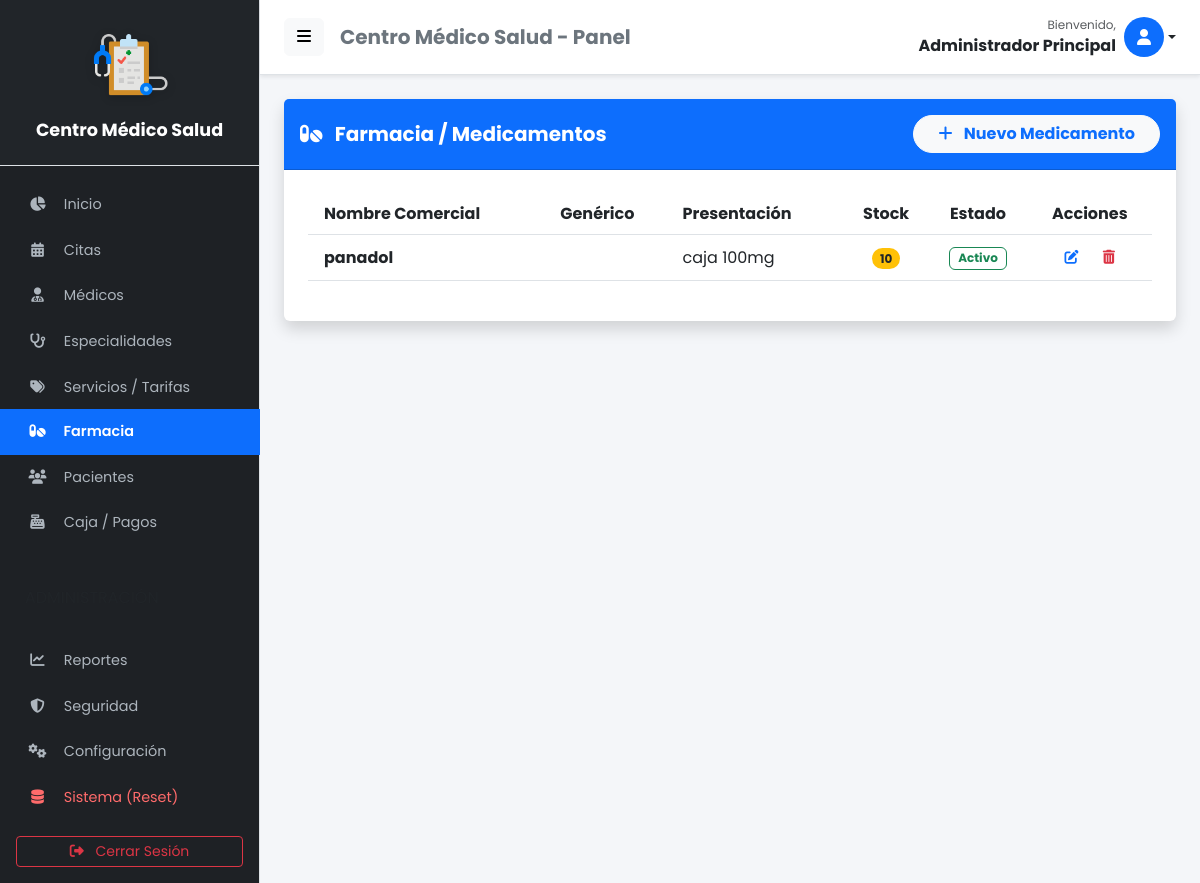
The app's page /medicamentos (signed in) with its own data.
### tables this page shows
CREATE TABLE IF NOT EXISTS `configuracion` (
  `id` int NOT NULL,
  `nombre_clinica` varchar(100) DEFAULT NULL,
  `direccion` varchar(255) DEFAULT NULL,
  `telefono` varchar(50) DEFAULT NULL,
  `email` varchar(100) DEFAULT NULL,
  `moneda` varchar(5) DEFAULT 'S/.',
  `logo` varchar(255) DEFAULT NULL,
  PRIMARY KEY (`id`)
);

CREATE TABLE IF NOT EXISTS `medicamentos` (
  `id_medicamento` int NOT NULL AUTO_INCREMENT,
  `nombre_comercial` varchar(100) NOT NULL,
  `nombre_generico` varchar(100) DEFAULT NULL,
  `presentacion` varchar(50) DEFAULT NULL,
  `stock` int DEFAULT '0',
  `estado` enum('Activo','Inactivo') DEFAULT 'Activo',
  PRIMARY KEY (`id_medicamento`)
);

### app/controllers/MedicamentoController.php (called while the page is built, shortened)
<?php
require_once APP_ROOT . '/models/Medicamento.php';
class MedicamentoController {
    public function index() {
        $database = new Database();
        $db = $database->connect();
        $medModel = new Medicamento($db);
        $resultado = $medModel->leer();
        require_once APP_ROOT . '/views/admin/medicamentos.php';
    }
}

### app/models/Configuracion.php (called while the page is built, shortened)
<?php
class Configuracion {
    private $conn;
    private $table = 'configuracion';
    public function __construct($db) {
        $this->conn = $db;
    }
    public function obtener() {
        $query = "SELECT * FROM " . $this->table . " WHERE id = 1";
        $stmt = $this->conn->prepare($query);
        $stmt->execute();
        return $stmt->fetch(PDO::FETCH_ASSOC);
    }
}

### app/models/Medicamento.php (called while the page is built, shortened)
<?php
class Medicamento {
    private $conn;
    private $table = 'medicamentos';
    public function __construct($db) {
        $this->conn = $db;
    }
    public function leer() {
        $query = "SELECT * FROM " . $this->table . " ORDER BY nombre_comercial ASC";
        $stmt = $this->conn->prepare($query);
        $stmt->execute();
        return $stmt;
    }
}

### app/views/admin/medicamentos.php (the view, shortened to what this page needs)
<?php require_once APP_ROOT . '/views/layouts/header.php'; ?>
<div class="card shadow border-0 mb-4">
    <div class="card-header bg-primary text-white d-flex justify-content-between align-items-center py-3">
        <h5 class="mb-0 fw-bold"><i class="fas fa-pills me-2"></i> Farmacia / Medicamentos</h5>
        <?php if($_SESSION['user_role_id'] == 1):  ?>
        <button class="btn btn-light text-primary fw-bold rounded-pill px-4" data-bs-toggle="modal" data-bs-target="#modalCrear">
            <i class="fas fa-plus me-2"></i> Nuevo Medicamento
        </button>
        <?php endif; ?>
    </div>
    <div class="card-body p-4">
        <div class="table-responsive">
            <table class="table table-hover align-middle" id="tablaPro">
                <thead class="bg-light">
                    <tr>
                        <th class="ps-3">Nombre Comercial</th>
                        <th>Genérico</th>
                        <th>Presentación</th>
                        <th class="text-center">Stock</th>
                        <th class="text-center">Estado</th>
                        <?php if($_SESSION['user_role_id'] == 1): ?>
                        <th class="text-center">Acciones</th>
                        <?php endif; ?>
                    </tr>
                </thead>
                <tbody>
                    <?php if($resultado->rowCount() > 0): ?>
                        <?php while($row = $resultado->fetch(PDO::FETCH_ASSOC)): ?>
                        <tr>
                            <td class="ps-3 fw-bold text-dark"><?php echo $row['nombre_comercial']; ?></td>
                            <td class="text-muted"><?php echo $row['nombre_generico']; ?></td>
                            <td><?php echo $row['presentacion']; ?></td>
                            <td class="text-center">
                                <?php if($row['stock'] > 10): ?>
                                    <span class="badge bg-success rounded-pill"><?php echo $row['stock']; ?></span>
                                <?php elseif($row['stock'] > 0): ?>
                                    <span class="badge bg-warning text-dark rounded-pill"><?php echo $row['stock']; ?></span>
                                <?php else: ?>
                                    <span class="badge bg-danger rounded-pill">Agotado</span>
                                <?php endif; ?>
                            </td>
                            <td class="text-center">
                                <?php if($row['estado'] == 'Activo'): ?>
                                    <span class="badge bg-soft-success text-success border border-success bg-opacity-10">Activo</span>
                                <?php else: ?>
                                    <span class="badge bg-secondary">Inactivo</span>
                                <?php endif; ?>
                            </td>
                            <?php if($_SESSION['user_role_id'] == 1): ?>
                            <td class="text-center">
                                <button class="btn btn-sm btn-outline-primary border-0 me-1"
                                        data-bs-toggle="modal" data-bs-target="#modalEditar"
                                        onclick="cargarDatos('<?php echo $row['id_medicamento']; ?>', '<?php echo $row['nombre_comercial']; ?>', '<?php echo $row['nombre_generico']; ?>', '<?php echo $row['presentacion']; ?>', '<?php echo $row['stock']; ?>', '<?php echo $row['estado']; ?>')">
                                    <i class="fas fa-edit"></i>
                                </button>
                                <a href="#" onclick="confirmarEliminacion(<?php echo $row['id_medicamento']; ?>)" class="btn btn-sm btn-outline-danger border-0">
                                    <i class="fas fa-trash-alt"></i>
                                </a>
                            </td>
                            <?php endif; ?>
                        </tr>
                        <?php endwhile; ?>
                    <?php endif; ?>
                </tbody>
            </table>
        </div>
    </div>
</div>
<?php require_once APP_ROOT . '/views/layouts/footer.php'; ?>

### app/views/layouts/header.php (shortened to what this page needs)
<?php
$rol = $_SESSION['user_role_id'] ?? 0;
$nombreUsuario = $_SESSION['user_name'] ?? 'Usuario';
$db_header = new Database();
$conn_header = $db_header->connect();
$configModel_header = new Configuracion($conn_header);
$empresa_header = $configModel_header->obtener();
$nombre_app = !empty($empresa_header['nombre_clinica']) ? $empresa_header['nombre_clinica'] : 'Centro Médico Salud';
$logo_app = !empty($empresa_header['logo']) ? $empresa_header['logo'] : null;
?>
<!DOCTYPE html>
<html lang="es">
<head>
    <link href="https://cdn.jsdelivr.net/npm/bootstrap@5.3.0/dist/css/bootstrap.min.css" rel="stylesheet">
    <link rel="stylesheet" href="https://cdnjs.cloudflare.com/ajax/libs/font-awesome/6.4.0/css/all.min.css">
    <link rel="stylesheet" href="https://cdn.datatables.net/1.13.4/css/dataTables.bootstrap5.min.css">
    <link rel="stylesheet" href="https://cdn.datatables.net/buttons/2.3.6/css/buttons.bootstrap5.min.css">
    <link href="https://cdn.jsdelivr.net/npm/select2@4.1.0-rc.0/dist/css/select2.min.css" rel="stylesheet" />
    <link rel="stylesheet" href="https://cdn.jsdelivr.net/npm/sweetalert2@11/dist/sweetalert2.min.css">
</head>
<body>
    <div class="d-flex" id="wrapper">
        <div class="border-end" id="sidebar-wrapper">
            <div class="sidebar-heading border-bottom bg-dark sidebar-logo-container">
                <?php if ($logo_app && file_exists(APP_ROOT . '/../public/uploads/' . $logo_app)): ?>
                    <img src="<?php echo BASE_URL; ?>/uploads/<?php echo htmlspecialchars($logo_app); ?>" alt="Logo"
                        class="sidebar-logo-img">
                <?php else: ?>
                    <div class="mb-2"><i class="fas fa-hospital-user fa-2x text-light"></i></div>
                <?php endif; ?>
                <div class="sidebar-title mt-2"><?php echo htmlspecialchars($nombre_app); ?></div>
            </div>
            <div class="list-group list-group-flush pt-3">
                <a href="<?php echo BASE_URL; ?>/home"
                    class="list-group-item list-group-item-action <?php echo strpos($_SERVER['REQUEST_URI'], '/home') !== false ? 'active' : ''; ?>">
                    <i class="fas fa-chart-pie"></i> Inicio
                </a>
                <a href="<?php echo BASE_URL; ?>/citas"
                    class="list-group-item list-group-item-action <?php echo strpos($_SERVER['REQUEST_URI'], '/citas') !== false ? 'active' : ''; ?>">
                    <i class="fas fa-calendar-alt"></i> Citas
                </a>
                <?php if ($rol == 1 || $rol == 4): ?>
                    <a href="<?php echo BASE_URL; ?>/medicos"
                        class="list-group-item list-group-item-action <?php echo strpos($_SERVER['REQUEST_URI'], '/medicos') !== false ? 'active' : ''; ?>">
                        <i class="fas fa-user-md"></i> Médicos
                    </a>
                    <a href="<?php echo BASE_URL; ?>/especialidades"
                        class="list-group-item list-group-item-action <?php echo strpos($_SERVER['REQUEST_URI'], '/especialidades') !== false ? 'active' : ''; ?>">
                        <i class="fas fa-stethoscope"></i> Especialidades
                    </a>
                    <a href="<?php echo BASE_URL; ?>/servicios"
                        class="list-group-item list-group-item-action <?php echo strpos($_SERVER['REQUEST_URI'], '/servicios') !== false ? 'active' : ''; ?>">
                        <i class="fas fa-tags"></i> Servicios / Tarifas
                    </a>
                    <a href="<?php echo BASE_URL; ?>/medicamentos"
                        class="list-group-item list-group-item-action <?php echo strpos($_SERVER['REQUEST_URI'], '/medicamentos') !== false ? 'active' : ''; ?>">
                        <i class="fas fa-pills"></i> Farmacia
                    </a>
                <?php endif; ?>
                <a href="<?php echo BASE_URL; ?>/pacientes"
                    class="list-group-item list-group-item-action <?php echo strpos($_SERVER['REQUEST_URI'], '/pacientes') !== false ? 'active' : ''; ?>">
                    <i class="fas fa-users"></i> Pacientes
                </a>
                <?php if ($rol == 1 || $rol == 4): ?>
                    <a href="<?php echo BASE_URL; ?>/caja"
                        class="list-group-item list-group-item-action <?php echo strpos($_SERVER['REQUEST_URI'], '/caja') !== false ? 'active' : ''; ?>">
                        <i class="fas fa-cash-register"></i> Caja / Pagos
                    </a>
                <?php endif; ?>
                <?php if ($rol == 1): ?>
                    <div class="sidebar-heading text-uppercase fs-6 text-muted mt-3 mb-1"
                        style="font-size: 0.75rem; padding-left: 25px; text-align: left;">Administración</div>
                    <a href="<?php echo BASE_URL; ?>/reportes"
                        class="list-group-item list-group-item-action <?php echo strpos($_SERVER['REQUEST_URI'], '/reportes') !== false ? 'active' : ''; ?>">
                        <i class="fas fa-chart-line"></i> Reportes
                    </a>
                    <a href="<?php echo BASE_URL; ?>/auditoria"
                        class="list-group-item list-group-item-action <?php echo strpos($_SERVER['REQUEST_URI'], '/auditoria') !== false ? 'active' : ''; ?>">
                        <i class="fas fa-shield-alt"></i> Seguridad
                    </a>
                    <a href="<?php echo BASE_URL; ?>/configuracion"
                        class="list-group-item list-group-item-action <?php echo strpos($_SERVER['REQUEST_URI'], '/configuracion') !== false ? 'active' : ''; ?>">
                        <i class="fas fa-cogs"></i> Configuración
                    </a>
                    <a href="<?php echo BASE_URL; ?>/sistema"
                        class="list-group-item list-group-item-action item-danger <?php echo strpos($_SERVER['REQUEST_URI'], '/sistema') !== false ? 'active' : ''; ?>">
                        <i class="fas fa-database"></i> Sistema (Reset)
                    </a>
                <?php endif; ?>
            </div>
            <div class="mt-auto p-3">
                <a href="<?php echo BASE_URL; ?>/auth/logout" class="btn btn-outline-danger w-100 btn-sm">
                    <i class="fas fa-sign-out-alt me-2"></i> Cerrar Sesión
                </a>
            </div>
        </div>
        <div id="page-content-wrapper">
            <nav class="navbar navbar-expand-lg navbar-light bg-white border-bottom py-3 px-4">
                <div class="d-flex align-items-center w-100">
                    <button class="btn btn-light" id="menu-toggle"><i class="fas fa-bars"></i></button>
                    <h5 class="ms-3 mb-0 text-secondary fw-bold d-none d-sm-block">
                        <?php echo htmlspecialchars($nombre_app); ?> - Panel</h5>
                    <div class="ms-auto dropdown">
                        <a href="#" class="d-flex align-items-center text-decoration-none dropdown-toggle text-dark"
                            id="dropdownUser1" data-bs-toggle="dropdown" aria-expanded="false">
                            <div class="text-end me-2 d-none d-lg-block">
                                <small class="text-muted d-block" style="font-size: 0.75rem;">Bienvenido,</small>
                                <span class="fw-bold"><?php echo $nombreUsuario; ?></span>
                            </div>
                            <div class="bg-primary text-white rounded-circle d-flex align-items-center justify-content-center"
                                style="width: 40px; height: 40px;">
                                <i class="fas fa-user"></i>
                            </div>
                        </a>
                    </div>
                </div>
            </nav>
            <div class="container-fluid px-4 py-4">

### app/views/layouts/header.php (style rules this page uses)
body { font-family: 'Poppins', sans-serif; background-color: #f4f6f9; overflow-x: hidden; }
#wrapper { display: flex; width: 100%; }
#sidebar-wrapper { min-height: 100vh; width: 260px; margin-left: 0; transition: margin 0.25s ease-out; background-color: #1e2125; }
#sidebar-wrapper .sidebar-heading { padding: 1.5rem 1.25rem; font-size: 1.1rem; color: #fff; text-align: center; }
#sidebar-wrapper .list-group { width: 260px; }
#page-content-wrapper { width: 100%; }
.list-group-item { border: none; padding: 12px 25px; font-size: 0.9rem; color: #adb5bd; background-color: transparent; transition: all 0.3s; }
.list-group-item.active { background-color: #0d6efd; color: #fff; font-weight: 600; }
.list-group-item i { width: 25px; text-align: center; margin-right: 10px; }
.navbar { box-shadow: 0 2px 4px rgba(0, 0, 0, .08); background: #fff; }
.item-danger { color: #ff6b6b !important; }
.sidebar-logo-container { display: flex; flex-direction: column; align-items: center; justify-content: center; padding: 1.5rem 1rem; min-height: 120px; }
.sidebar-logo-img { max-width: 90%; max-height: 80px; object-fit: contain; margin-bottom: 0.5rem; filter: drop-shadow(0 2px 4px rgba(0, 0, 0, 0.2)); transition: transform 0.3s ease; }
.sidebar-title { font-size: 1.1rem; font-weight: 700; color: #fff; text-align: center; line-height: 1.2; word-wrap: break-word; }

### records on screen
configuracion: logo (picture), nombre_clinica "Centro Médico Salud"
medicamentos: nombre_comercial "panadol", presentacion "caja 100mg", stock "10", estado "Activo"

### other values on screen
$nombreUsuario "Administrador Principal"
